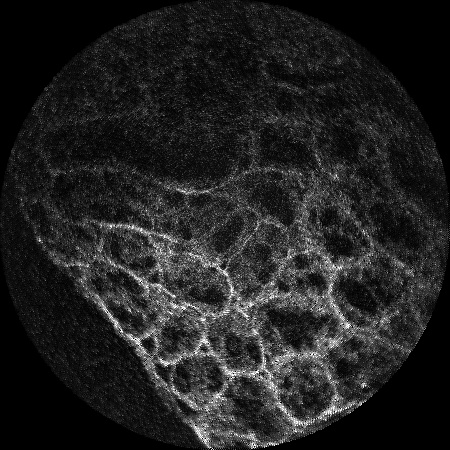
//> input picture Matthews_Baker_inverse_compositional/img1.jpg, 450 x 450 px
$ ./main   (built with g++ and OpenCV 4)
//> lines starting //> are read from the running program, lines starting //| are printed output that depends on the picture
//**
// * \file      main.cpp
// * \version   0.1
// * \details    Programme de test de l'alignement d'images à partir de l'algorithme compositionnel inverse de Matthews Baker
// */
#include <iostream>
#include <string>
#include <fstream>
#include <stdlib.h>
#include <algorithm>
#include "opencv2/core/core.hpp"
#include "opencv2/imgproc/imgproc.hpp"
#include "opencv2/highgui/highgui.hpp"
using namespace std;
using namespace cv;

static void help()
{
    cout << "\nRebuildind endomicroscopic images.\n"\
		"M2 TMR Project 2014-2015\n"\
		"Matthews-Baker inverse compositionnel algorithm\n"\
		"**********************************\n\n"<< endl;
}

Mat get_Jacobian(int, int);
Mat get_dwarp_estimate(Vec6f);
Mat align_image(Mat, Mat, Rect);

int main()
{
	help();
	/// Declaration
	Mat img, W_estimate, warped_img, template_img, target_img, images;
	/// Init originale image, template and warped image
	img = imread("img1.jpg"); //load original image
//> img is the input picture: 450 rows x 450 cols, CV_8UC3; min 0, max 255, mean 33.5
	img.convertTo(img, CV_32F); //convert in float32
//> img: 450 rows x 450 cols, CV_32FC3
	cvtColor(img, img, CV_RGB2GRAY); //convert in grayscale image
//> img: 450 rows x 450 cols, CV_32FC1
	img = img / 255.0;
	Rect rec_tmp(Point(img.rows/6,img.cols/6), Point(5*img.rows/6,5*img.cols/6)); //template rectangle
//> rec_tmp = Rect(75, 75, 300, 300)
	template_img = img(Range(img.rows/6,5*img.rows/6),Range(img.cols/6,5*img.cols/6)); //template_img
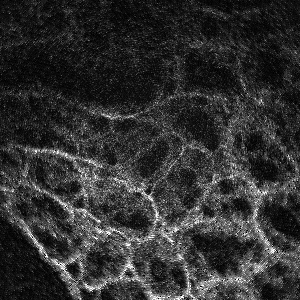
//> template_img: 300 rows x 300 cols, CV_32FC1; min 0, max 1, mean 0.192
	target_img = imread("img2.jpg");
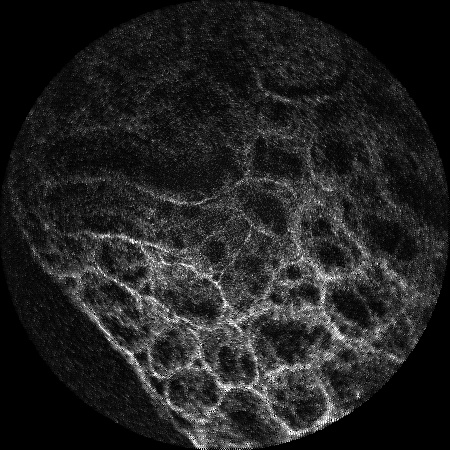
//> input picture Matthews_Baker_inverse_compositional/img2.jpg, 450 x 450 px
//> target_img is the input picture: 450 rows x 450 cols, CV_8UC3; min 0, max 255, mean 34.2
	target_img.convertTo(target_img, CV_32F); //convert in float32
//> target_img: 450 rows x 450 cols, CV_32FC3
	cvtColor(target_img, target_img, CV_RGB2GRAY); //convert in grayscale image
//> target_img: 450 rows x 450 cols, CV_32FC1
	target_img = target_img / 255.0;
	/// Display originale image, warped image and template
	hconcat(img, target_img, images);
	rectangle(images, rec_tmp, 1, 1, 8);
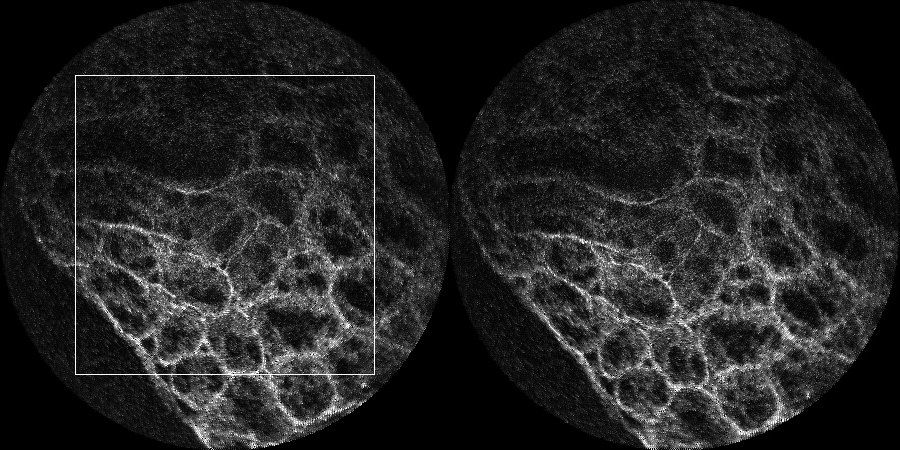
//> images: 450 rows x 900 cols, CV_32FC1; min 0, max 1, mean 0.135
	imshow("Original image (on the left) and Warped image (on the right)",images);
	/// Matthews-Baker algorithm
	W_estimate = align_image(target_img, template_img, rec_tmp);
	/// Affichage reel warp matrix and estimate warp matrix
	cout << "Estimate matrix of warp by Matthews-Baker algorithm : \n" << W_estimate << endl;
	waitKey(0);
	return 0;
}

Mat get_Jacobian(int x, int y)
{
	Mat J;
	J = J.zeros(2,6,CV_32F);
	J.at<float>(0, 0) = x;
	J.at<float>(0, 1) = y;
	J.at<float>(0, 2) = 1;
	J.at<float>(1, 3) = x;
	J.at<float>(1, 4) = y;
	J.at<float>(1, 5) = 1;
	return J;
}

Mat get_dwarp_estimate(Vec6f dp)
{
	Mat dw;
	dw = Mat::eye(3,3,CV_32F);
	dw.at<float>(0,0) += dp[0];
	dw.at<float>(0,1) += dp[1];
	dw.at<float>(0,2) += dp[2];
	dw.at<float>(1,0) += dp[3];
	dw.at<float>(1,1) += dp[4];
	dw.at<float>(1,2) += dp[5];
	return dw;
}

Mat align_image(Mat target_img, Mat template_img, Rect rect)
{
//> called with rect = Rect(75, 75, 300, 300)
	const int MAX_ITER = 200;
	const float EPS = 1e-3f;
	/// Initialisation
	int nbparam = 6;
	Mat warp_estimate, dwarp_estimate, idwarp_estimate;
	Mat Hessian, iHessian;
	Mat gradientX, gradientY;
	vector<Mat> steepest_descent_image;
	warp_estimate = warp_estimate.eye(3, 3, CV_32F);
	warp_estimate.at<float>(0,2) += rect.x;
//> warp_estimate = [[1, 0, 75], [0, 1, 0], [0, 0, 1]]
	warp_estimate.at<float>(1,2) += rect.y;
//> warp_estimate = [[1, 0, 75], [0, 1, 75], [0, 0, 1]]
	dwarp_estimate = dwarp_estimate.zeros(3, 3, CV_32F);
	idwarp_estimate = idwarp_estimate.zeros(3, 3, CV_32F);
	Hessian = Hessian.zeros(nbparam, nbparam, CV_32F);
	iHessian = iHessian.zeros(nbparam, nbparam, CV_32F);
	for(int i=0;i<nbparam;i++)
		steepest_descent_image.push_back(Mat(template_img.rows, template_img.cols, CV_32F));
	/// Calcul of gradient with Sobel filters
	Sobel(template_img, gradientX, CV_32F, 1, 0, 3, 0.125, 0, BORDER_DEFAULT);
    Sobel(template_img, gradientY, CV_32F, 0, 1, 3, 0.125, 0, BORDER_DEFAULT);
	/// Calcul of Hessian matrix
	Vec2f dT;
	Vec6f v_steepest;
	Mat Jacobian(2, nbparam, CV_32F);
	for(int y=0;y<template_img.rows;y++)
	{
        for(int x=0;x<template_img.cols;x++)
		{
			dT(0) = gradientX.at<float>(y,x);
			dT(1) = gradientY.at<float>(y,x);
			/// Compute Jacobian
            Jacobian = get_Jacobian(x,y);
			/// Compute the steepest descent images
			steepest_descent_image[0].at<float>(y, x) = dT(0) * Jacobian.at<float>(0,0) + dT(1) * Jacobian.at<float>(1,0);
			steepest_descent_image[1].at<float>(y, x) = dT(0) * Jacobian.at<float>(0,1) + dT(1) * Jacobian.at<float>(1,1);
			steepest_descent_image[2].at<float>(y, x) = dT(0) * Jacobian.at<float>(0,2) + dT(1) * Jacobian.at<float>(1,2);
			steepest_descent_image[3].at<float>(y, x) = dT(0) * Jacobian.at<float>(0,3) + dT(1) * Jacobian.at<float>(1,3);
			steepest_descent_image[4].at<float>(y, x) = dT(0) * Jacobian.at<float>(0,4) + dT(1) * Jacobian.at<float>(1,4);
			steepest_descent_image[5].at<float>(y, x) = dT(0) * Jacobian.at<float>(0,5) + dT(1) * Jacobian.at<float>(1,5);
			v_steepest[0] = steepest_descent_image[0].at<float>(y, x);
			v_steepest[1] = steepest_descent_image[1].at<float>(y, x);
			v_steepest[2] = steepest_descent_image[2].at<float>(y, x);
			v_steepest[3] = steepest_descent_image[3].at<float>(y, x);
			v_steepest[4] = steepest_descent_image[4].at<float>(y, x);
			v_steepest[5] = steepest_descent_image[5].at<float>(y, x);
			/// Compute Hessian
			for(int i=0;i<nbparam;i++)
				for(int j=0;j<nbparam;j++)
					Hessian.at<float>(i,j) += v_steepest[i] * v_steepest[j];
		}
	}
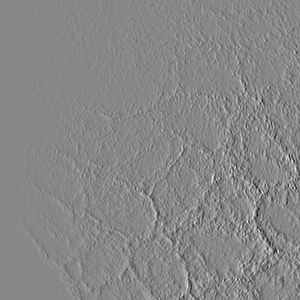
//> steepest_descent_image[0]: 300 rows x 300 cols, CV_32FC1; min -88.11, max 77.83, mean 0; drawn with min black and max white
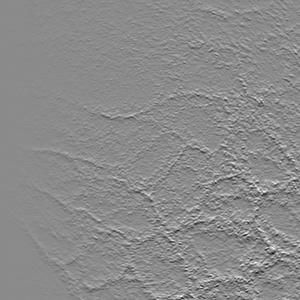
//> steepest_descent_image[3]: 300 rows x 300 cols, CV_32FC1; min -80.67, max 67.33, mean 0.1; drawn with min black and max white
//> after the loop, Jacobian = [[299, 299, 1, 0, 0, 0], [0, 0, 0, 299, 299, 1]]; Hessian = [[6723070.5, 6624942.5, 34423, -376029.9, -394576.5, -2289.3], [6624942.5, 9467030, 43508.9, -394576.5, -1019493.2, -4504], [34423, 43508.9, 224.5, -2289.3, -4504, -22.02], [-376029.9, -394576.5, -2289.3, 6544842.5, 6816197.5, 34868.7], [-394576.5, -1019493.2, -4504, 6816197.5, 10034479, 45514.7], [-2289.3, -4504, -22.02, 34868.7, 45514.7, 233.2]]
	/// Compute Hessian inverse
	iHessian = Hessian.inv();
//> iHessian = [[7.11e-07, 1.8e-08, -0.000113, 1e-07, -5.14e-08, -8.3e-06], [1.8e-08, 9.81e-07, -0.000192, -6.08e-08, 8.48e-08, -6.51e-06], [-0.000113, -0.000192, 0.0592, -7.11e-06, -7.6e-06, 0.00331], [1e-07, -6.08e-08, -7.11e-06, 7.72e-07, -2.06e-08, -0.000112], [-5.14e-08, 8.48e-08, -7.61e-06, -2.06e-08, 8.8e-07, -0.000168], [-8.3e-06, -6.51e-06, 0.00331, -0.000112, -0.000168, 0.054]]

	float err = 0, D = 0;
    int iter = 0;
	Mat warped_img(template_img.rows, target_img.cols, CV_32F);
	Vec6f dp, b;
	/// Iterate
	while(iter < MAX_ITER)
	{
		iter+=1; //iteration
		err=0; //error
		b = 0;
		dp = 0;
		/// Warp target image
		warpPerspective(target_img, warped_img, warp_estimate.inv(), template_img.size());
		imshow("warped_img", warped_img);
		waitKey(2);
		/// Compute the product of error image and steepest descent images
		for(int y=0;y<template_img.rows;y++)
		{
            for(int x=0;x<template_img.cols;x++)
			{
                D = warped_img.at<float>(y,x) - template_img.at<float>(y,x);
                err += abs(D);
                b[0] += D * steepest_descent_image[0].at<float>(y,x);
				b[1] += D * steepest_descent_image[1].at<float>(y,x);
				b[2] += D * steepest_descent_image[2].at<float>(y,x);
				b[3] += D * steepest_descent_image[3].at<float>(y,x);
				b[4] += D * steepest_descent_image[4].at<float>(y,x);
				b[5] += D * steepest_descent_image[5].at<float>(y,x);
			}
		}
        err /= (template_img.cols * template_img.rows);  // mean error
		/// Compute of parameters modification (delta p)
		for(int i=0;i<nbparam;i++)
			for(int j=0;j<nbparam;j++)
				dp[i] += b[j] * iHessian.at<float>(i,j);
		/// Update warp matrix
        dwarp_estimate = get_dwarp_estimate(dp);
        idwarp_estimate = dwarp_estimate.inv();
        gemm(warp_estimate,idwarp_estimate,1,NULL,0,warp_estimate);

		cout <<"iteration : "<< iter << "\tmean error : " << err << endl;

		/// Compute of stop criterion
		float max_err = 0;
		for(int i=1;i<nbparam;i++)
			if(abs(dp[i]) > max_err)
				max_err = abs(dp[i]);
		if (max_err <= EPS)
            break;
	}
//> this loop made 144 passes
//> (D, err) on passes 1 to 12: (0.0275, 0.142), (0.0386, 0.138), (0.0452, 0.136), (0.0487, 0.134), (0.0492, 0.133), (0.0534, 0.133), (0.058, 0.133), (0.0542, 0.133), (0.0454, 0.133), (0.0266, 0.133), (0.00535, 0.133), (-0.00784, 0.132)
//| iteration : 1	mean error : 0.141916
//| iteration : 2	mean error : 0.138239
//| iteration : 3	mean error : 0.135789
//| iteration : 4	mean error : 0.134265
//| iteration : 5	mean error : 0.13343
//| iteration : 6	mean error : 0.133123
//| iteration : 7	mean error : 0.132987
//| iteration : 8	mean error : 0.132927
//> (output is shown up to pass 8 of 144)
//> pass 1, in align_image, `warpPerspective(target_img, warped_img, warp_estimate.inv(), template_..`:
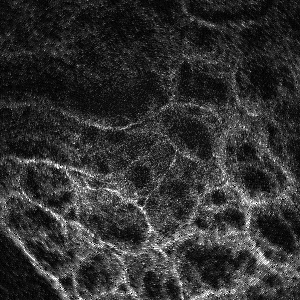
//> warped_img: 300 rows x 300 cols, CV_32FC1; min 0, max 1, mean 0.194
//> after the loop:
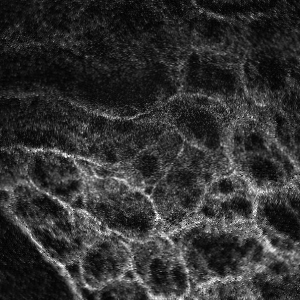
//> warped_img: 300 rows x 300 cols, CV_32FC1; min 0.00138, max 0.999, mean 0.197
//> after the loop, iter = 144; err = 0.0878; D = 0.0187; dwarp_estimate = [[1, -3.51e-06, 0.000864], [4.16e-07, 1, 0.000409], [0, 0, 1]]; idwarp_estimate = [[1, 3.51e-06, -0.000864], [-4.16e-07, 1, -0.000409], [0, 0, 1]]; warp_estimate = [[1, 0.00968, 65.65], [-0.00172, 1.02, 83.2], [0, 0, 1]]
//> in main, `W_estimate = align_image(target_img, template_img, rec_tmp);`: W_estimate has the same summary as warp_estimate in align_image
//| Estimate matrix of warp by Matthews-Baker algorithm :
//| [1.0014174, 0.009677425, 65.64695;
//|  -0.0017185976, 1.0187349, 83.197365;
//|  0, 0, 1]
	cout << endl;
	return warp_estimate;
}
